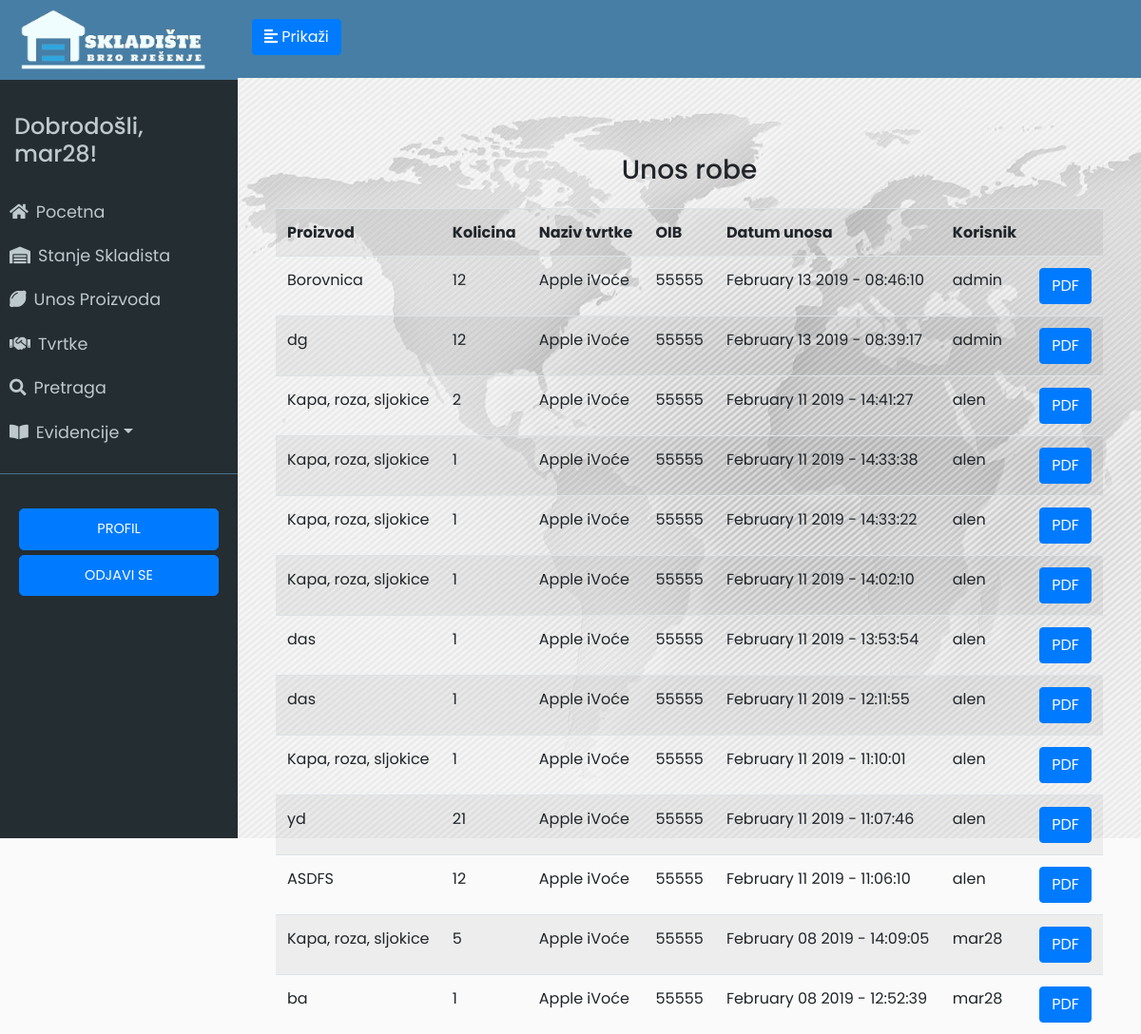
Page /evidencija_unosa (signed in) on the committed database.
### app/models.py (models this page shows, shortened)
class User(UserMixin, db.Model):
	id = db.Column(db.Integer, primary_key=True)
	username = db.Column(db.String(64), index=True, unique=True)
	email = db.Column(db.String(120), index=True, unique=True)
	password_hash = db.Column(db.String(128))
	last_seen = db.Column(db.DateTime, default=datetime.utcnow)
	evidencija = db.relationship('Evidencija', backref='user', lazy='dynamic')

class Evidencija(db.Model):
	id = db.Column(db.Integer, primary_key=True)
	proizvod_id = db.Column(db.Integer, db.ForeignKey('proizvod.id'))
	tvrtka_id = db.Column(db.Integer, db.ForeignKey('tvrtka.id'))
	promijenjena_kolicina = db.Column(db.Integer)
	trenutna_kolicina = db.Column(db.Integer)
	datum_unosa = db.Column(db.DateTime, default=datetime.utcnow)
	vrsta_unosa = db.Column(db.String(64))
	user_id = db.Column(db.Integer, db.ForeignKey('user.id'))

class Proizvod(db.Model):
	__searchable__ = ['name']
	id = db.Column(db.Integer, primary_key=True)
	name = db.Column(db.String(64))
	kolicina = db.Column(db.Integer)
	zemlja_podrijetla = db.Column(db.String(64))
	opis_proizvoda = db.Column(db.String(300))
	datum_unosa = db.Column(db.DateTime, default=datetime.utcnow)
	evidencija = db.relationship('Evidencija', backref='proizvod', lazy='dynamic')

class Tvrtka(db.Model):
	id = db.Column(db.Integer, primary_key=True)
	name = db.Column(db.String(64))
	oib = db.Column(db.Integer, unique=True)
	grad = db.Column(db.String(64))
	p_broj = db.Column(db.Integer)
	drzava = db.Column(db.String(64))
	evidencija = db.relationship('Evidencija', backref='tvrtka', lazy='dynamic')

### app/routes.py (the view)
@app.route('/evidencija_unosa')
@login_required
def evidencija_unosa():
	evidencija = Evidencija.query.filter_by(vrsta_unosa='unos').order_by(Evidencija.datum_unosa.desc()).all()
	html = render_template('evidencija_unosa.html', title='Evidencija unosa', evidencija=evidencija)
	return render_template('evidencija_unosa.html', title='Evidencija unosa', evidencija=evidencija)

### app/models.py (called while the page is built)
@login.user_loader
def load_user(id):
	return User.query.get(int(id))

### app/routes.py (called while the page is built)
@app.before_request
def before_request():
	if current_user.is_authenticated:
		current_user.last_seen = datetime.utcnow()
		db.session.commit()

### app/templates/evidencija_unosa.html (shortened to what this page needs)
{% extends "base.html" %}
{% block content %}
<div class="stanje-s">
    <h3 class="mb-4">Unos robe</h3>
<table class="table table-striped">
	<tr>
        <th>Proizvod</th>
        <th>Kolicina</th>
        <th>Naziv tvrtke</th>
        <th>OIB</th>
        <th>Datum unosa</th>
        <th>Korisnik</th>
        <th></th>
    </tr>
    {% for e in evidencija %}
    <tr>
    	<td><a href="/proizvod/{{e.proizvod.name}}">{{ e.proizvod.name }}</a></td>
    	<td>{{ e.promijenjena_kolicina }}</td>
    	<td>{{ e.tvrtka.name }}</td>
    	<td>{{ e.tvrtka.oib }}</td>
    	<td>{{ e.datum_unosa.strftime('%B %d %Y - %H:%M:%S') }}</td>
        <td>{{ e.user.username }}</td>
        <td><button class="btn btn-primary"><a href="evidencija/{{e.id}}">PDF</a></button></td>
    </tr>
    {% endfor %}
</table>
</div>
{% endblock %}

### app/templates/base.html (shortened to what this page needs)
<html>
<head>
	<link rel="stylesheet" href="https://stackpath.bootstrapcdn.com/bootstrap/4.2.1/css/bootstrap.min.css" integrisha384-GJzZqFGwb1QTTN6wy59ffF1BuGJpLSa9DkKMp0DgiMDm4iYMj70gZWKYbI706tWS">
	<link href="../static/style.css" type="text/css" rel="stylesheet">
	<link rel="stylesheet" href="https://use.fontawesome.com/releases/v5.7.1/css/all.css">
</head>
<body>
	<div class="wrapper">
	<nav id="sidebar">
		<div class="sidebar-header ">
			<img src="../static/logo5.png" style="width: 200px; height: auto;">
		</div>
		<ul class="list-unstyled components" id="navigation">
			<h4>Dobrodošli, {{ current_user.username }}!</h4>
			<li class="{% block index %}{% endblock %}">
				<a href="{{ url_for('index') }}"><i class="fas fa-home mr-2"></i>Pocetna</a>
			</li>
			<li class="{% block stanje_skladista1 %}{% endblock %}">
				<a href="{{ url_for('stanje_skladista1') }}"><i class="fas fa-warehouse mr-2"></i>Stanje Skladista</a>
			</li>
			<li class="{% block unos_proizvoda %}{% endblock %}">
				<a href="{{ url_for('unos_proizvoda') }}"><i class="fas fa-lemon mr-2"></i>Unos Proizvoda</a>
			</li>
			<li class="{% block dobavljaci %}{% endblock %}">
				<a href="{{ url_for('tvrtke') }}"><i class="fas fa-handshake mr-2"></i>Tvrtke</a>
			</li>
			<li class="{% block pretraga %}{% endblock %}">
                <a href="{{ url_for('search1') }}"><i class="fas fa-search mr-2"></i>Pretraga</a>
            </li>
			<li>
				<a href="#pageSubmenu" data-toggle="collapse" aria-expanded="false" class="dropdown-toggle"><i class="fas fa-book-open mr-2"></i>Evidencije</a>
			</li>
		</ul>
		<ul class="list-unstyled CTAs">
                <li>
                    <a href="{{ url_for('user', username=current_user.username) }}" class="btn btn-primary hover-plava">PROFIL</a>
                </li>
                <li>
                    <a href="{{ url_for('logout') }}" class="btn btn-primary hover-plava">ODJAVI SE</a>
                </li>
            </ul>
	</nav>
		<div class="tijelo">
	        <div class="plava-pozadina">
	            <button type="button" id="sidebarCollapse" class="btn btn-primary">
	                <i class="fas fa-align-left"></i>
	                <span id="pokazi-tipku">Prikaži</span>
	            </button> <br>
	    	</div>
			<div class="plavo">
			{% block content %}
			{% endblock %}
			</div>
		</div>
</body>
</html>

### app/static/style.css (style rules this page uses)
body { font-family: 'Poppins', sans-serif; background: #fafafa; }
h4 { padding: 15px; }
.wrapper { display: flex; width: 100%; align-items: stretch; }
a, a:hover, a:focus { color: inherit; text-decoration: none; transition: all 0.3s; }
#sidebar { min-width: 250px; max-width: 250px; min-height: 100vh; background: #242d32; color: #bec9cd; transition: all 0.3s; }
#sidebarCollapse { margin-top: 20px; margin-left: 15px; }
#sidebar .sidebar-header { padding: 7.5px 20px; background: #477ea5; color: #f0fdfe; }
#sidebar ul.components { padding: 20px 0; border-bottom: 1px solid #47748b; }
#sidebar ul li a { padding: 10px; font-size: 1.1em; display: block; }
ul.CTAs { padding: 20px; }
ul.CTAs a { text-align: center; font-size: 0.9em !important; display: block; border-radius: 5px; margin-bottom: 5px; }
.tijelo { display: inline-block; width: 100%; }
.plavo { display: inline-block; width: 100%; text-align: center; }
.plava-pozadina { background-color: #477ea5; display: inline-block; width: 100%; height: 81.5px; }
.stanje-s { padding-top: 10vh; padding-left: 5vh; padding-right: 5vh; background-image: url('map.jpg'); height: 100vh; }
#pokazi-tipku { display:inline-block!important; }

### rows in the picture
User: username "mar28"
Evidencija: proizvod.name "Borovnica", promijenjena_kolicina "12", tvrtka.name "Apple iVoće", tvrtka.oib "55555", datum_unosa "February 13 2019 - 08:46:10", user.username "admin"
Evidencija: proizvod.name "dg", promijenjena_kolicina "12", tvrtka.name "Apple iVoće", tvrtka.oib "55555", datum_unosa "February 13 2019 - 08:39:17", user.username "admin"
Evidencija: proizvod.name "Kapa, roza, sljokice", promijenjena_kolicina "2", tvrtka.name "Apple iVoće", tvrtka.oib "55555", datum_unosa "February 11 2019 - 14:41:27", user.username "alen"
Evidencija: proizvod.name "Kapa, roza, sljokice", promijenjena_kolicina "1", tvrtka.name "Apple iVoće", tvrtka.oib "55555", datum_unosa "February 11 2019 - 14:33:38", user.username "alen"
Evidencija: proizvod.name "Kapa, roza, sljokice", promijenjena_kolicina "1", tvrtka.name "Apple iVoće", tvrtka.oib "55555", datum_unosa "February 11 2019 - 14:33:22", user.username "alen"
Evidencija: proizvod.name "Kapa, roza, sljokice", promijenjena_kolicina "1", tvrtka.name "Apple iVoće", tvrtka.oib "55555", datum_unosa "February 11 2019 - 14:02:10", user.username "alen"
Evidencija: proizvod.name "das", promijenjena_kolicina "1", tvrtka.name "Apple iVoće", tvrtka.oib "55555", datum_unosa "February 11 2019 - 13:53:54", user.username "alen"
Evidencija: proizvod.name "das", promijenjena_kolicina "1", tvrtka.name "Apple iVoće", tvrtka.oib "55555", datum_unosa "February 11 2019 - 12:11:55", user.username "alen"
Evidencija: proizvod.name "Kapa, roza, sljokice", promijenjena_kolicina "1", tvrtka.name "Apple iVoće", tvrtka.oib "55555", datum_unosa "February 11 2019 - 11:10:01", user.username "alen"
Evidencija: proizvod.name "yd", promijenjena_kolicina "21", tvrtka.name "Apple iVoće", tvrtka.oib "55555", datum_unosa "February 11 2019 - 11:07:46", user.username "alen"
Evidencija: proizvod.name "ASDFS", promijenjena_kolicina "12", tvrtka.name "Apple iVoće", tvrtka.oib "55555", datum_unosa "February 11 2019 - 11:06:10", user.username "alen"
Evidencija: proizvod.name "Kapa, roza, sljokice", promijenjena_kolicina "5", tvrtka.name "Apple iVoće", tvrtka.oib "55555", datum_unosa "February 08 2019 - 14:09:05", user.username "mar28"
Evidencija: proizvod.name "ba", promijenjena_kolicina "1", tvrtka.name "Apple iVoće", tvrtka.oib "55555", datum_unosa "February 08 2019 - 12:52:39", user.username "mar28"
